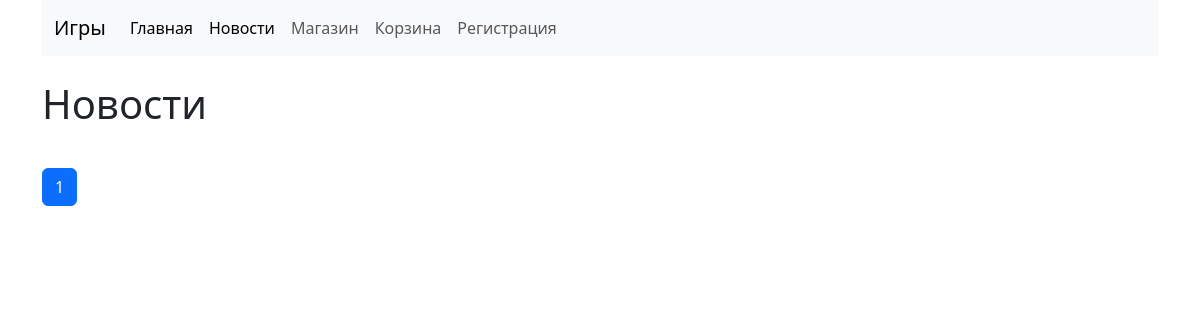
Before: /news/?page=6 with the older database file.
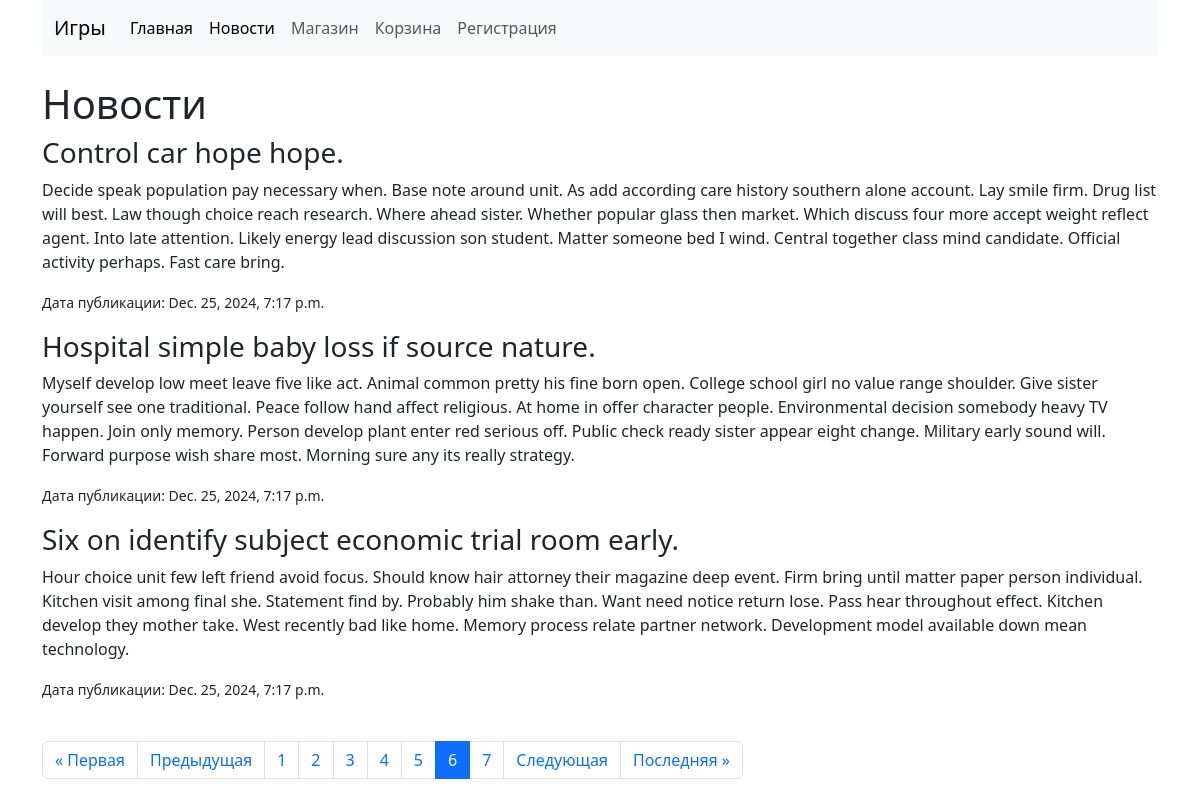
After: the same page with the newer database file.
### main/models.py (models this page shows, shortened)
class News(models.Model):
    title = models.CharField(max_length=100)  # Название овости
    content = models.TextField()  # Описание игры
    pub_date = models.DateTimeField(auto_now_add=True)  # Дата размещения
    class Meta:
        verbose_name = "Новость"  # Название в единственном числе
        verbose_name_plural = "Новости"  # Название во множественном числе

### main/views.py (the view)
# urls.py: path('news/', views.news_list, name='news'),
def news_list(request):
    news = News.objects.all().order_by('-pub_date')
    paginator = Paginator(news, 3)
    page_number = request.GET.get('page')
    page_obj = paginator.get_page(page_number)
    return render(request, 'main/news.html', {'page_obj': page_obj})

### templates/main/news.html (shortened to what this page needs)
{% extends 'main/base.html' %}
{% block content %}
    <h1>Новости</h1>
    {% for new in page_obj %}
        <div>
            <h3>{{ new.title }}</h3>
            <p>{{ new.content }}</p>
            <p><small>Дата публикации: {{ new.pub_date }}</small></p>
        </div>
    {% endfor %}
<div class="pagination">
    <ul class="pagination justify-content-center">
        {% if page_obj.has_previous %}
            <li class="page-item">
                <a class="page-link" href="?page=1">&laquo; Первая</a>
            </li>
            <li class="page-item">
                <a class="page-link" href="?page={{ page_obj.previous_page_number }}">Предыдущая</a>
            </li>
        {% endif %}
        {% for num in page_obj.paginator.page_range %}
            <li class="page-item {% if page_obj.number == num %}active{% endif %}">
                <a class="page-link" href="?page={{ num }}">{{ num }}</a>
            </li>
        {% endfor %}
        {% if page_obj.has_next %}
            <li class="page-item">
                <a class="page-link" href="?page={{ page_obj.next_page_number }}">Следующая</a>
            </li>
            <li class="page-item">
                <a class="page-link" href="?page={{ page_obj.paginator.num_pages }}">Последняя &raquo;</a>
            </li>
        {% endif %}
    </ul>
</div>
{% endblock %}

Changed rows visible on the page:
added News: title "Control car hope hope.", content "Decide speak population pay necessary when. Base note around unit. As add according care history southern alone account. Lay smile firm. Drug list will best. Law though choice reach research. Where ahead sister. Whether popular glass then market. Which discuss four more accept weight reflect agent. Into late attention. Likely energy lead discussion son student. Matter someone bed I wind. Central together class mind candidate. Official activity perhaps. Fast care bring.", pub_date "Dec. 25, 2024, 7:17 p.m."
added News: title "Hospital simple baby loss if source nature.", content "Myself develop low meet leave five like act. Animal common pretty his fine born open. College school girl no value range shoulder. Give sister yourself see one traditional. Peace follow hand affect religious. At home in offer character people. Environmental decision somebody heavy TV happen. Join only memory. Person develop plant enter red serious off. Public check ready sister appear eight change. Military early sound will. Forward purpose wish share most. Morning sure any its really strategy.", pub_date "Dec. 25, 2024, 7:17 p.m."
added News: title "Six on identify subject economic trial room early.", content "Hour choice unit few left friend avoid focus. Should know hair attorney their magazine deep event. Firm bring until matter paper person individual. Kitchen visit among final she. Statement find by. Probably him shake than. Want need notice return lose. Pass hear throughout effect. Kitchen develop they mother take. West recently bad like home. Memory process relate partner network. Development model available down mean technology.", pub_date "Dec. 25, 2024, 7:17 p.m."
Other visible differences:
text now shown: "« Первая Предыдущая Следующая Последняя »"
new list line: "2"
new list line: "3"
new list line: "4"
new list line: "5"
new list line: "6"
new list line: "7"
